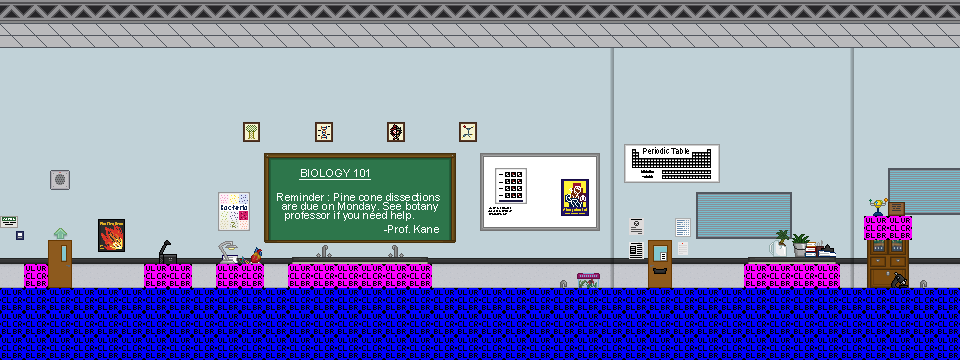

The image is a tile-based game level rendered from a .tmx file. Its description and source (layers, tilesets, objects; grid data summarised) follow:
An orthogonal 40x15 tile map with 24x24 px tiles, 9 tile layers (bg, boards, baseboard, windows, ...), 2 tilesets and 3 objects (2x info, door).

<map version="1.0" orientation="orthogonal" width="40" height="15" tilewidth="24" tileheight="24">
 <properties>
  <property name="autosave" value="false" />
  <property name="soundtrack" value="greendale-alt" />
 </properties>
 <tileset firstgid="1" name="greendale-classrooms" tilewidth="24" tileheight="24">
  <image source="../images/tilesets/greendale-classrooms.png" width="288" height="479" />
 </tileset>
 <tileset firstgid="229" name="collisions" tilewidth="24" tileheight="24">
  <image source="../images/tilesets/collisions.png" width="512" height="512" />
 </tileset>
 <layer name="bg" width="40" height="15">
  <data>[600 cells, 600 non-empty, 6 distinct tile ids]</data>
 </layer>
 <layer name="boards" width="40" height="15">
  <data>[600 cells, 77 non-empty, 23 distinct tile ids]</data>
 </layer>
 <layer name="baseboard" width="40" height="15">
  <data>[600 cells, 40 non-empty, 1 distinct tile ids]</data>
 </layer>
 <layer name="windows" width="40" height="15">
  <data>[600 cells, 34 non-empty, 18 distinct tile ids]</data>
 </layer>
 <layer name="decor" width="40" height="15">
  <data>[600 cells, 89 non-empty, 56 distinct tile ids]</data>
 </layer>
 <layer name="tabletops" width="40" height="15">
  <data>[600 cells, 13 non-empty, 12 distinct tile ids]</data>
 </layer>
 <layer name="labbenches" width="40" height="15">
  <properties>
   <property name="foreground" value="true" />
  </properties>
  <data>[600 cells, 48 non-empty, 8 distinct tile ids]</data>
 </layer>
 <layer name="benchtops" width="40" height="15">
  <properties>
   <property name="foreground" value="true" />
  </properties>
  <data>[600 cells, 14 non-empty, 6 distinct tile ids]</data>
 </layer>
 <layer name="collision" width="40" height="15">
  <data>[600 cells, 137 non-empty, 2 distinct tile ids]</data>
 </layer>
 <objectgroup name="nodes" width="40" height="15">
  <object name="main" type="door" x="48" y="240" width="24" height="48">
   <properties>
    <property name="level" value="class-hallway-2" />
    <property name="to" value="biology" />
   </properties>
  </object>
  <object type="info" x="648" y="240" width="24" height="48">
   <properties>
    <property name="info" value="Professor Kane is not in his office." />
   </properties>
  </object>
  <object type="info" x="576" y="272" width="24" height="24">
   <properties>
    <property name="info" value="A lush terrarium sits here.|The label reads 'Species: Peacock Butterfly'|'Name: Magnitude Jr.'" />
   </properties>
  </object>
 </objectgroup>
</map>
